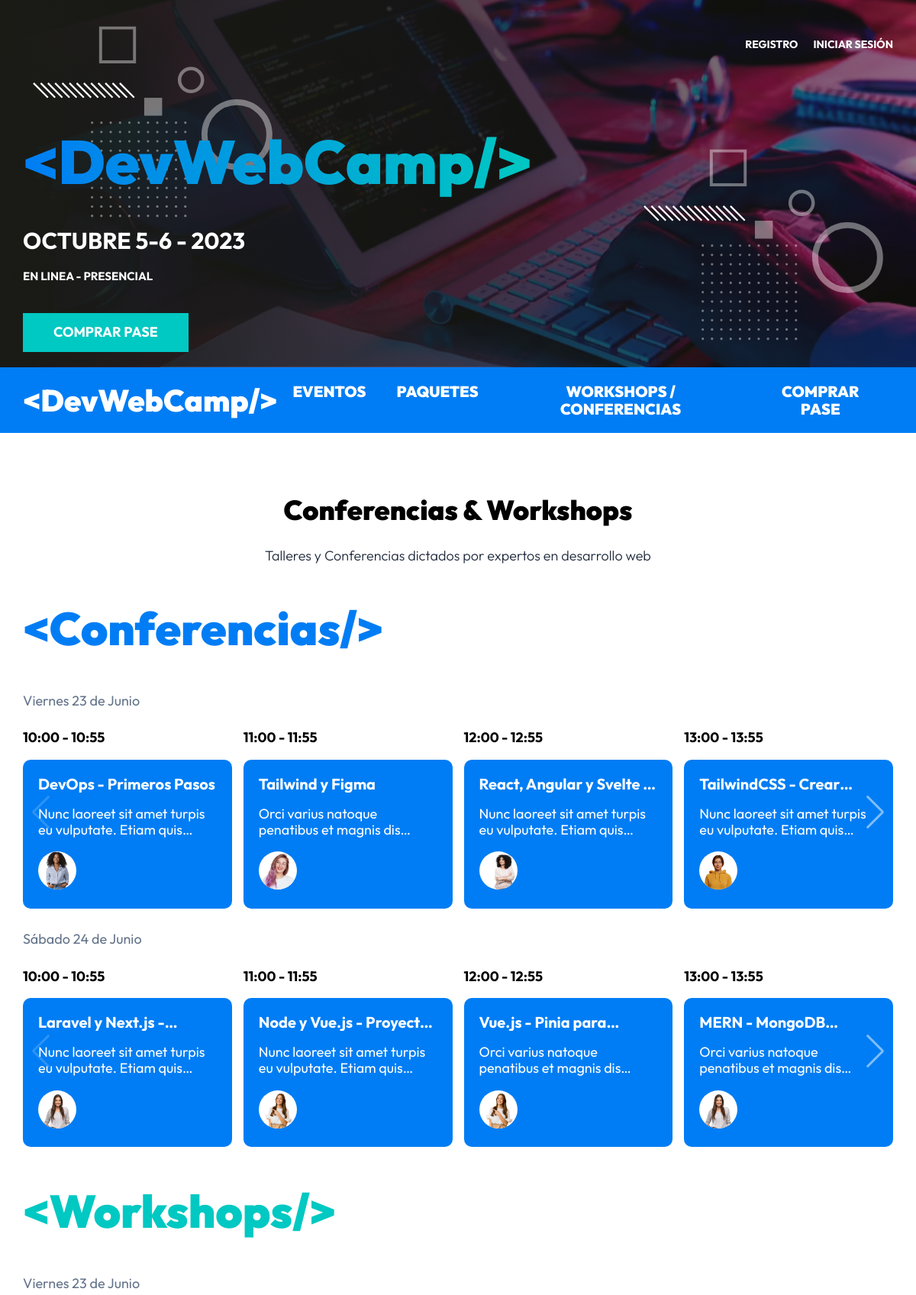
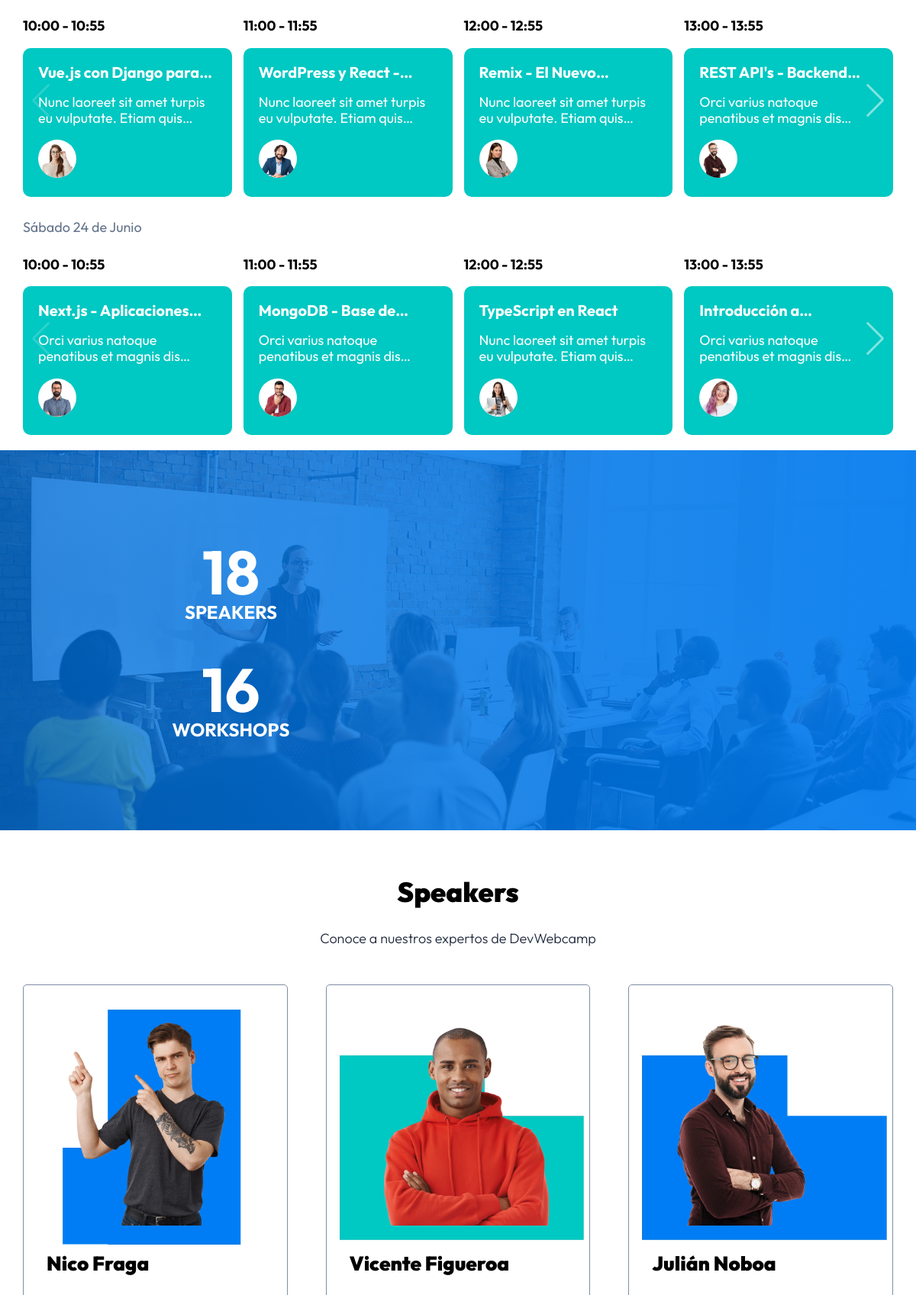
The page / (upper part) on the database its author committed (2 pictures, top to bottom).
### tables this page shows
CREATE TABLE `eventos` (
  `id` int NOT NULL AUTO_INCREMENT,
  `nombre` varchar(120) DEFAULT NULL,
  `descripcion` text,
  `disponibles` int DEFAULT NULL,
  `categoria_id` int DEFAULT NULL,
  `dia_id` int DEFAULT NULL,
  `hora_id` int DEFAULT NULL,
  `ponente_id` int DEFAULT NULL,
  PRIMARY KEY (`id`),
  KEY `fk_eventos_dias_idx` (`dia_id`),
  KEY `fk_eventos_categorias_idx` (`categoria_id`),
  KEY `fk_eventos_horas_idx` (`hora_id`),
  KEY `fk_eventos_ponentes_idx` (`ponente_id`),
  CONSTRAINT `fk_eventos_categorias` FOREIGN KEY (`categoria_id`) REFERENCES `categorias` (`id`) ON DELETE CASCADE ON UPDATE CASCADE,
  CONSTRAINT `fk_eventos_dias` FOREIGN KEY (`dia_id`) REFERENCES `dias` (`id`) ON DELETE CASCADE ON UPDATE CASCADE,
  CONSTRAINT `fk_eventos_horas` FOREIGN KEY (`hora_id`) REFERENCES `horas` (`id`) ON DELETE CASCADE ON UPDATE CASCADE,
  CONSTRAINT `fk_eventos_ponentes` FOREIGN KEY (`ponente_id`) REFERENCES `ponentes` (`id`) ON DELETE CASCADE ON UPDATE CASCADE
);

CREATE TABLE `horas` (
  `id` int NOT NULL AUTO_INCREMENT,
  `hora` varchar(13) DEFAULT NULL,
  PRIMARY KEY (`id`)
);

CREATE TABLE `ponentes` (
  `id` int NOT NULL AUTO_INCREMENT,
  `nombre` varchar(40) DEFAULT NULL,
  `apellido` varchar(40) DEFAULT NULL,
  `ciudad` varchar(20) DEFAULT NULL,
  `pais` varchar(20) DEFAULT NULL,
  `imagen` varchar(32) DEFAULT NULL,
  `tags` varchar(120) DEFAULT NULL,
  `redes` text,
  PRIMARY KEY (`id`)
);

### controllers/PaginasController.php (called while the page is built, shortened)
<?php
class PaginasController{
    public static function index(Router $router){
        $eventos = Evento::ordenar("hora_id", "ASC");
        $evento_formateados = [];
        foreach($eventos as $evento){
            $evento->categoria = Categoria::find($evento->categoria_id);
            $evento->dia = Dia::find($evento->dia_id);
            $evento->hora = Hora::find($evento->hora_id);
            $evento->ponente = Ponente::find($evento->ponente_id);
            if($evento->dia_id === "1" && $evento->categoria_id === "1"){
                $evento_formateados["conferencias_v"][] = $evento;
            }
            if($evento->dia_id === "2" && $evento->categoria_id === "1"){
                $evento_formateados["conferencias_s"][] = $evento;
            }
            if($evento->dia_id === "1" && $evento->categoria_id === "2"){
                $evento_formateados["workshops_v"][] = $evento;
            }
            if($evento->dia_id === "2" && $evento->categoria_id === "2"){
                $evento_formateados["workshops_s"][] = $evento;
            }
        }
        $ponentesTotal = Ponente::total();
        $conferenciasTotal = Evento::total("categoria_id", 1);
        $workshopsTotal = Evento::total("categoria_id", 2);
        $ponentes = Ponente::all();
        $router->render("paginas/index",[
            "titulo" => "Conferencias & Workshops",
            "eventos" => $evento_formateados,
            "ponentesTotal" => $ponentesTotal,
            "conferenciasTotal" => $conferenciasTotal,
            "workshopsTotal" => $workshopsTotal,
            "ponentes" => $ponentes
        ]);
    }
}

### public/index.php (called while the page is built, shortened)
<?php
$router = new Router();
$router->get('/login', [AuthController::class, 'login']);
$router->post('/login', [AuthController::class, 'login']);
$router->post('/logout', [AuthController::class, 'logout']);
$router->get('/registro', [AuthController::class, 'registro']);
$router->post('/registro', [AuthController::class, 'registro']);
$router->get('/olvide', [AuthController::class, 'olvide']);
$router->post('/olvide', [AuthController::class, 'olvide']);
$router->get('/reestablecer', [AuthController::class, 'reestablecer']);
$router->post('/reestablecer', [AuthController::class, 'reestablecer']);
$router->get('/mensaje', [AuthController::class, 'mensaje']);
$router->get('/confirmar-cuenta', [AuthController::class, 'confirmar']);
$router->get('/admin/dashboard', [DashboardController::class, 'index']);
$router->get('/admin/ponentes', [PonentesController::class, 'index']);
$router->get('/admin/ponentes/crear', [PonentesController::class, 'crear']);
$router->post('/admin/ponentes/crear', [PonentesController::class, 'crear']);
$router->get('/admin/ponentes/editar', [PonentesController::class, 'editar']);
$router->post('/admin/ponentes/editar', [PonentesController::class, 'editar']);
$router->post('/admin/ponentes/eliminar', [PonentesController::class, 'eliminar']);
$router->get('/admin/eventos', [EventosController::class, 'index']);
$router->get('/admin/eventos/crear', [EventosController::class, 'crear']);
$router->post('/admin/eventos/crear', [EventosController::class, 'crear']);
$router->get('/admin/eventos/editar', [EventosController::class, 'editar']);
$router->post('/admin/eventos/editar', [EventosController::class, 'editar']);
$router->post('/admin/eventos/eliminar', [EventosController::class, 'eliminar']);
$router->get('/api/eventos-horario', [APIEventos::class, 'index']);
$router->get('/api/ponentes', [APIPonentes::class, 'index']);
$router->get('/api/ponente', [APIPonentes::class, 'ponente']);
$router->get('/api/tags', [APITags::class, 'index']);
$router->get('/admin/registrados', [RegistradosController::class, 'index']);
$router->get('/admin/regalos', [RegalosController::class, 'index']);
$router->get('/finalizar-registro', [RegistroController::class, 'crear']);
$router->post('/finalizar-registro/gratis', [RegistroController::class, 'gratis']);
$router->post('/finalizar-registro/pagar', [RegistroController::class, 'pagar']);
$router->get('/finalizar-registro/conferencias', [RegistroController::class, 'conferencias']);
$router->get('/boleto', [RegistroController::class, 'boleto']);
$router->get('/', [PaginasController::class, 'index']);
$router->get('/devwebcamp', [PaginasController::class, 'evento']);
$router->get('/paquetes', [PaginasController::class, 'paquetes']);
$router->get('/workshops-conferencia', [PaginasController::class, 'conferencias']);
$router->get('/404', [PaginasController::class, 'error']);
$router->comprobarRutas();

### models/ActiveRecord.php (called while the page is built, shortened)
<?php
class ActiveRecord {
    protected static $db;
    protected static $tabla = '';
    public static function setDB($database) {
        self::$db = $database;
    }
    public static function consultarSQL($query) {
        $resultado = self::$db->query($query);
        $array = [];
        while($registro = $resultado->fetch_assoc()) {
            $array[] = static::crearObjeto($registro);
        }
        return $array;
    }
    protected static function crearObjeto($registro) {
        $objeto = new static;
        foreach($registro as $key => $value ) {
            if(property_exists( $objeto, $key  )) {
                $objeto->$key = $value;
            }
        }
        return $objeto;
    }
    public static function all($orden = "DESC") {
        $query = "SELECT * FROM " . static::$tabla . " ORDER BY id {$orden}";
        $resultado = self::consultarSQL($query);
        return $resultado;
    }
    public static function find($id) {
        $query = "SELECT * FROM " . static::$tabla  ." WHERE id = {$id}";
        $resultado = self::consultarSQL($query);
        return array_shift( $resultado ) ;
    }
    public static function ordenar($columna, $orden) {
        $query = "SELECT * FROM " . static::$tabla . " ORDER BY {$columna} {$orden} ";
        $resultado = self::consultarSQL($query);
        return $resultado;
    }
    public static function total($columna = "", $valor = ""){
        $query = "SELECT COUNT(*) FROM " . static::$tabla;
        if($columna){
            $query .= " WHERE {$columna} = {$valor}";
        }
        $resultado = self::$db->query($query);
        $total = $resultado->fetch_array();
        return array_shift($total);
    }
}

### views/template/evento.php (the view, shortened to what this page needs)
<div class="evento swiper-slide">
    <p class="evento__hora"><?php echo $evento->hora->hora;?></p>
    <div class="evento__informacion">
        <h4 class="evento__nombre"><?php echo $evento->nombre;?></h4>
        <p class="evento__introduccion"><?php echo $evento->descripcion;?></p>
        <div class="evento__autor-info">
            <picture>
                <source srcset="/img/speakers/<?php echo $evento->ponente->imagen;?>.webp">
                <source srcset="/img/speakers/<?php echo $evento->ponente->imagen;?>.png">
                <img class="evento__imagen-autor" loading="lazy" width="200" height="300" src="/img/speakers/<?php echo $evento->ponente->imagen;?>.png" alt="Imagen Ponente">
            </picture>
        </div>
    </div>
</div>

### views/paginas/conferencias.php (shortened to what this page needs)
<main class="agenda">
    <h2 class="agenda__heading"><?php echo $titulo;?></h2>
    <p class="agenda__descripcion">Talleres y Conferencias dictados por expertos en desarrollo web</p>
    <div class="eventos">
        <h3 class="eventos__heading">&lt;Conferencias/></h3>
        <p class="eventos__fecha">Viernes 23 de Junio</p>
        <div class="eventos__listado slider swiper">
            <div class="swiper-wrapper">
                <?php foreach($eventos["conferencias_v"] as $evento){?>
                    <?php include __DIR__ . "../../template/evento.php";?>
                <?php }?>
            </div>
            <div class="swiper-button-next"></div>
        </div>
        <p class="eventos__fecha">Sábado 24 de Junio</p>
        <div class="eventos__listado slider swiper">
            <div class="swiper-wrapper">
                <?php foreach($eventos["conferencias_s"] as $evento){?>
                    <?php include __DIR__ . "../../template/evento.php";?>
                <?php }?>
            </div>
            <div class="swiper-button-next"></div>
        </div>
    </div>
    <div class="eventos eventos--workshops">
        <h3 class="eventos__heading">&lt;Workshops/></h3>
        <p class="eventos__fecha">Viernes 23 de Junio</p>
        <div class="eventos__listado slider swiper">
            <div class="swiper-wrapper">
                <?php foreach($eventos["workshops_v"] as $evento){?>
                    <?php include __DIR__ . "../../template/evento.php";?>
                <?php }?>
            </div>
            <div class="swiper-button-next"></div>
        </div>
        <p class="eventos__fecha">Sábado 24 de Junio</p>
        <div class="eventos__listado slider swiper">
            <div class="swiper-wrapper">
                <?php foreach($eventos["workshops_s"] as $evento){?>
                    <?php include __DIR__ . "../../template/evento.php";?>
                <?php }?>
            </div>
            <div class="swiper-button-next"></div>
        </div>
    </div>
</main>

### views/paginas/index.php (shortened to what this page needs)
<?php include_once __DIR__ . "/conferencias.php";?>
<section class="resumen">
    <div class="resumen__grid">
        <div <?php aos_animacion();?> class="resumen__bloque">
            <p class="resumen__texto resumen__texto--numero"><?php echo $ponentesTotal;?></p>
            <p class="resumen__texto">Speakers</p>
        </div>
        <div <?php aos_animacion();?> class="resumen__bloque">
            <p class="resumen__texto resumen__texto--numero"><?php echo $conferenciasTotal;?></p>
            <p class="resumen__texto">Conferencias</p>
        </div>
        <div <?php aos_animacion();?> class="resumen__bloque">
            <p class="resumen__texto resumen__texto--numero"><?php echo $workshopsTotal;?></p>
            <p class="resumen__texto">Workshops</p>
        </div>
        <div <?php aos_animacion();?> class="resumen__bloque">
            <p class="resumen__texto resumen__texto--numero">500</p>
            <p class="resumen__texto">Asistentes</p>
        </div>
    </div>
</section>
<section class="speakers">
    <h2 class="speakers__heading">Speakers</h2>
    <p class="speakers__descripcion">Conoce a nuestros expertos de DevWebcamp</p>
    <div class="speakers__grid">
        <?php foreach($ponentes as $ponente){?>
            <div <?php aos_animacion();?> class="speaker">
                <picture>
                    <source srcset="/img/speakers/<?php echo $ponente->imagen;?>.webp">
                    <source srcset="/img/speakers/<?php echo $ponente->imagen;?>.png">
                    <img class="speaker__imagen" loading="lazy" width="200" height="300" src="/img/speakers/<?php echo $evento->ponente->imagen;?>.png" alt="Imagen Ponente">
                </picture>
                <div class="speaker__informacion">
                    <h4 class="speaker__nombre"><?php echo $ponente->nombre . " " . $ponente->apellido;?></h4>
                </div>
            </div>
        <?php }?>
    </div>
</section>

### rows shown on the page
eventos: hora.hora "10:00 - 10:55", nombre "DevOps - Primeros Pasos", descripcion "Nunc laoreet sit amet turpis eu vulputate. Etiam…", ponente.imagen (picture)
eventos: hora.hora "11:00 - 11:55", nombre "Tailwind y Figma", descripcion "Orci varius natoque penatibus et magnis…", ponente.imagen (picture)
eventos: hora.hora "12:00 - 12:55", nombre "React, Angular y Svelte…", descripcion "Nunc laoreet sit amet turpis eu vulputate. Etiam…", ponente.imagen (picture)
eventos: hora.hora "13:00 - 13:55", nombre "TailwindCSS -…", descripcion "Nunc laoreet sit amet turpis eu vulputate. Etiam…", ponente.imagen (picture)
eventos: hora.hora "10:00 - 10:55", nombre "Laravel y Next.js…", descripcion "Nunc laoreet sit amet turpis eu vulputate. Etiam…", ponente.imagen (picture)
eventos: hora.hora "11:00 - 11:55", nombre "Node y Vue.js -…", descripcion "Nunc laoreet sit amet turpis eu vulputate. Etiam…", ponente.imagen (picture)
eventos: hora.hora "12:00 - 12:55", nombre "Vue.js - Pinia…", descripcion "Orci varius natoque penatibus et magnis…", ponente.imagen (picture)
eventos: hora.hora "13:00 - 13:55", nombre "MERN -…", descripcion "Orci varius natoque penatibus et magnis…", ponente.imagen (picture)
eventos: hora.hora "10:00 - 10:55", nombre "Vue.js con Django…", descripcion "Nunc laoreet sit amet turpis eu vulputate. Etiam…", ponente.imagen (picture)
eventos: hora.hora "11:00 - 11:55", nombre "WordPress y React…", descripcion "Nunc laoreet sit amet turpis eu vulputate. Etiam…", ponente.imagen (picture)
eventos: hora.hora "12:00 - 12:55", nombre "Remix - El…", descripcion "Nunc laoreet sit amet turpis eu vulputate. Etiam…", ponente.imagen (picture)
eventos: hora.hora "13:00 - 13:55", nombre "REST API's -…", descripcion "Orci varius natoque penatibus et magnis…", ponente.imagen (picture)
eventos: hora.hora "10:00 - 10:55", nombre "Next.js -…", descripcion "Orci varius natoque penatibus et magnis…", ponente.imagen (picture)
eventos: hora.hora "11:00 - 11:55", nombre "MongoDB - Base…", descripcion "Orci varius natoque penatibus et magnis…", ponente.imagen (picture)
eventos: hora.hora "12:00 - 12:55", nombre "TypeScript en React", descripcion "Nunc laoreet sit amet turpis eu vulputate. Etiam…", ponente.imagen (picture)
eventos: hora.hora "13:00 - 13:55", nombre "Introducción…", descripcion "Orci varius natoque penatibus et magnis…", ponente.imagen (picture)
ponentes: shows a picture, nombre "Nico", apellido "Fraga"
ponentes: shows a picture, nombre "Vicente", apellido "Figueroa"
ponentes: shows a picture, nombre "Julián", apellido "Noboa"

### other values the page prints
$titulo "Conferencias & Workshops"
$ponentesTotal "18"
$workshopsTotal "16"
